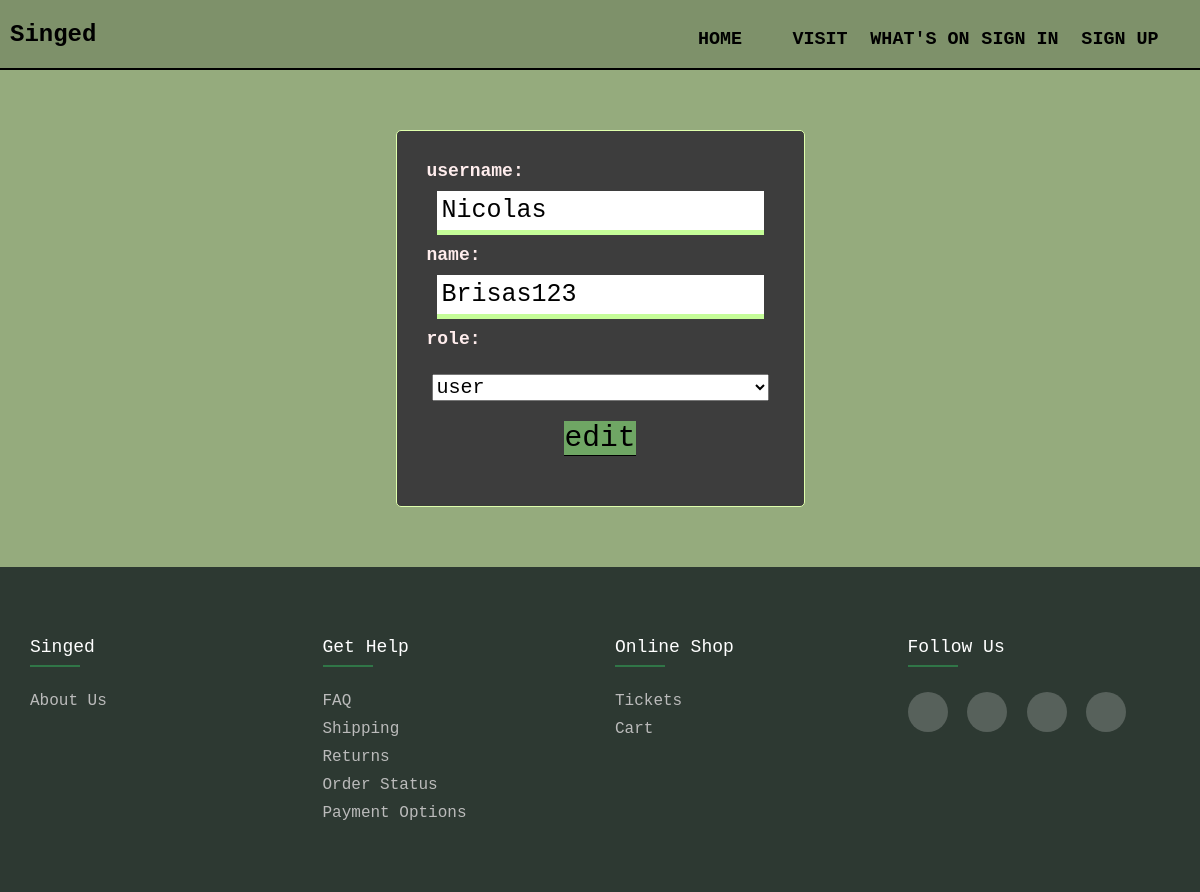
Screenshot of /views/edit.php?id=23 with the database file from the repository.
### tables this page shows
CREATE TABLE `users` (
  `id` int(11) NOT NULL,
  `user` varchar(200) NOT NULL,
  `name` varchar(200) NOT NULL,
  `email` varchar(200) NOT NULL,
  `phone` varchar(200) NOT NULL,
  `pass` varchar(200) NOT NULL,
  `admin` bit(1) NOT NULL
);

### models/lib/Database.php (called while the page is built, shortened)
<?php
class Database
{
    public Object $conn;
    public function setConnection() : bool
    {
        try
        {
            $this->conn = new PDO('mysql:host=localhost;dbname=pjt','root','');
                if($this->conn)
                    return true;
                else
                    return false;
        }catch(PDOException $err)
        {
            echo $err->getMessage();
            return false;
        }
    }
    public function select($table,$rows = "*",$where = null)
    {
        $query = "SELECT ";
        if($rows != "*")
        {
            $count = count($rows);
            foreach($rows as $index => $r)
            {
                $query.=$r;
                if($index !== $count-1)
                    $query.=",";
            }
        }
        else
        {
            $query.=$rows;
        }
        $query.= " FROM ".$table;
        if($where != null)
        {
            $query.=" WHERE ".$where[0]." ".$where[1]." :value ;" ;
        }
        try {
        $stmt = $this->conn->prepare($query);
        if($where !=null){
            if(gettype($where[2]) == 'integer')
                $stmt->bindParam(':value',$where[2],PDO::PARAM_INT);
        }
            if($stmt->execute()){
                $res = $stmt->fetchAll(PDO::FETCH_ASSOC);
                return $res;
            }
            else
            {
                return [];
            }
        } catch (PDOException $e) {
           echo $e->getMessage();
        }
    }
}

### controllers/UserController.php (called while the page is built, shortened)
<?php
include_once '../models/User.php';
class UserController
{
    private User $userModel;
    public function __construct()
    {
        $this->userModel = new User();
    }
    public function findUserById(int $id) : array
    {
        return $this->userModel->findUserById($id);
    }
}

### models/User.php (called while the page is built, shortened)
<?php
include_once '../models/lib/Database.php';
class User
{
    private $db;
    public function __construct()
    {
        $this->db = new Database();
    }
    public function findUserById(int $id)
    {
        $res = $this->db->select("users",'*',['id','=',$id]);
        if($res != [])
        {
            return $res[0];
        }else
        {
            return false;
        }
    }
}

### views/edit.php (the view, shortened to what this page needs)
<?php
    include_once 'inc/header_inc.php';
?>
<?php
      $user =
      [
        'user' => '',
        'name' => '',
        'role' => ''
      ];
      if(isset($_GET['id']))
      {
        $id = $_GET['id'];
        if($u = $userController->findUserById($id))
        {
          $u = $userController->findUserById($id);
          $user['user'] = $u['user'];
          $user['name'] = $u['name'];
          $user['role'] = $u['admin'];
        };
      }
?>
    <div class="form-card">
      <form action="" method="post">
       <label for="username">username:</label>
                  <input type="text" name="userEdit" id="" value="<?php echo $user['user']; ?>">
                  <label for="username">name:</label>
                  <input type="text" name="nameEdit" id="" value="<?php echo $user['name']; ?>">
                  <label for="roleEdit"> role: </label>
                  <select name="roleEdit">
                    <?php
                    if($user['role'] == 1)
                    {
                    ?>
                      <option value="1"> admin </option>
                      <option value="0"> user </option>
                    <?php
                    }else if($user['role'] == 0)
                    {
                    ?>
                      <option value="0"> user </option>
                    <?php
                    }
                    ?>
                  </select>
                  <button type="submit" name="submit">edit</button>
      </form>
    </div>
<?php
        include './inc/footer_inc.php';
?>

### views/static/style/style.css (style rules this page uses)
* { margin:0; padding: 0; box-sizing: border-box; font-family: andale mono,monospace; }
.form-card { background-color: rgb(61, 61, 61); width:fit-content; height:fit-content; margin:5% auto; padding: 10px; border-radius: 5px; border: solid #dfffac thin; }
.form-card form { padding: 20px; color:rgb(255, 237, 237); display: flex; flex-direction: column; }
.form-card label { font-weight: bold; font-size: large; }
.form-card input,textarea { padding:5px; font-size: 25px; border:none; border-bottom: thick solid rgb(197, 253, 152); outline: none; margin: 10px; }
.form-card button { height: 100%; margin: 20px auto; width:fit-content; background-color:rgba(153, 255, 133, 0.541); border: none; color: rgb(0, 0, 0); border-bottom: 1px solid black; font-size: 1.85em; cursor:pointer; transition: all .5s ease; }
.form-card select { margin: 25px 5px 0px 5px; font-size: 20px; }

### rows the page displays
users: userEdit "Nicolas", nameEdit "Brisas123", roleEdit "user"
